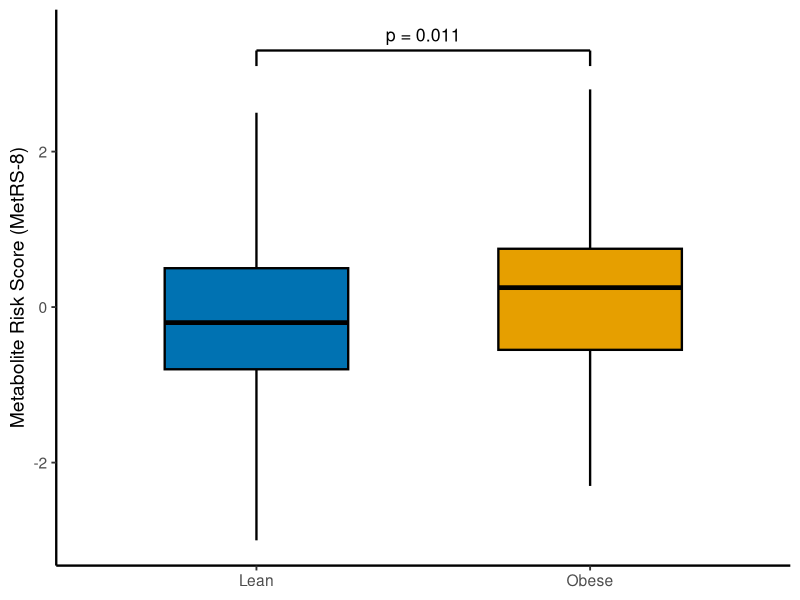

Recreate this plot in R.
library(ggplot2)
library(svglite)

df = read.csv("data.csv")
df$group = factor(df$group, levels = c("Lean", "Obese"))

fill_cols = c("Lean" = "#0072B2", "Obese" = "#E69F00")

p = ggplot(df, aes(x = group, fill = group)) +
  geom_boxplot(
    aes(ymin = ymin, lower = lower, middle = middle, upper = upper, ymax = ymax),
    stat = "identity", width = 0.55, color = "black", linewidth = 0.8
  ) +
  annotate("segment", x = 1, xend = 2, y = 3.3, yend = 3.3, linewidth = 0.8) +
  annotate("segment", x = 1, xend = 1, y = 3.3, yend = 3.1, linewidth = 0.8) +
  annotate("segment", x = 2, xend = 2, y = 3.3, yend = 3.1, linewidth = 0.8) +
  annotate("text", x = 1.5, y = 3.5, label = "p = 0.011", size = 4.5) +
  scale_fill_manual(values = fill_cols) +
  scale_y_continuous(breaks = c(-2, 0, 2, 4)) +
  labs(x = NULL, y = "Metabolite Risk Score (MetRS-8)") +
  theme_classic(base_size = 14) +
  theme(legend.position = "none", axis.line = element_line(linewidth = 0.8))

ggsave("fig4b.svg", p, width = 5, height = 4)
